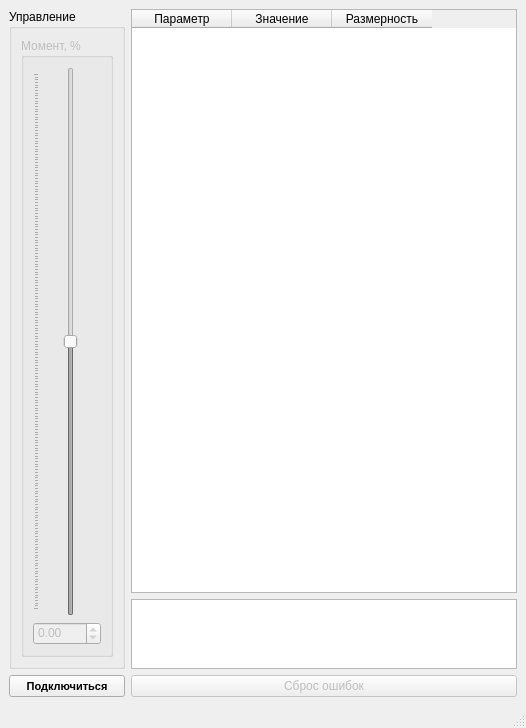
<?xml version="1.0" encoding="UTF-8"?>
<ui version="4.0">
 <class>MainWindow</class>
 <widget class="QMainWindow" name="MainWindow">
  <property name="geometry">
   <rect>
    <x>0</x>
    <y>0</y>
    <width>526</width>
    <height>728</height>
   </rect>
  </property>
  <property name="sizePolicy">
   <sizepolicy hsizetype="Preferred" vsizetype="Preferred">
    <horstretch>2</horstretch>
    <verstretch>0</verstretch>
   </sizepolicy>
  </property>
  <property name="windowTitle">
   <string>Теневая для диностенда</string>
  </property>
  <property name="documentMode">
   <bool>false</bool>
  </property>
  <property name="dockOptions">
   <set>QMainWindow::AnimatedDocks</set>
  </property>
  <widget class="QWidget" name="centralwidget">
   <layout class="QGridLayout" name="gridLayout_2" rowstretch="10,1,0" columnstretch="1,6">
    <item row="1" column="1">
     <widget class="QTextBrowser" name="textBrowser"/>
    </item>
    <item row="0" column="1">
     <widget class="QTableWidget" name="vmu_param_table">
      <column>
       <property name="text">
        <string>Параметр</string>
       </property>
      </column>
      <column>
       <property name="text">
        <string>Значение</string>
       </property>
      </column>
      <column>
       <property name="text">
        <string>Размерность</string>
       </property>
      </column>
     </widget>
    </item>
    <item row="2" column="1">
     <widget class="QPushButton" name="reset_faults">
      <property name="enabled">
       <bool>false</bool>
      </property>
      <property name="text">
       <string>Сброс ошибок</string>
      </property>
     </widget>
    </item>
    <item row="2" column="0">
     <widget class="QPushButton" name="connect_btn">
      <property name="sizePolicy">
       <sizepolicy hsizetype="Minimum" vsizetype="Minimum">
        <horstretch>0</horstretch>
        <verstretch>0</verstretch>
       </sizepolicy>
      </property>
      <property name="minimumSize">
       <size>
        <width>0</width>
        <height>0</height>
       </size>
      </property>
      <property name="baseSize">
       <size>
        <width>0</width>
        <height>0</height>
       </size>
      </property>
      <property name="font">
       <font>
        <pointsize>8</pointsize>
        <weight>75</weight>
        <bold>true</bold>
       </font>
      </property>
      <property name="text">
       <string>Подключиться</string>
      </property>
     </widget>
    </item>
    <item row="0" column="0" rowspan="2">
     <widget class="QGroupBox" name="groupBox">
      <property name="minimumSize">
       <size>
        <width>0</width>
        <height>480</height>
       </size>
      </property>
      <property name="title">
       <string>Управление </string>
      </property>
      <layout class="QGridLayout" name="gridLayout">
       <item row="1" column="0">
        <widget class="QGroupBox" name="power_box">
         <property name="enabled">
          <bool>false</bool>
         </property>
         <property name="title">
          <string>Момент, %</string>
         </property>
         <layout class="QVBoxLayout" name="verticalLayout_2" stretch="0,10">
          <item>
           <widget class="QSlider" name="power_slider">
            <property name="enabled">
             <bool>false</bool>
            </property>
            <property name="sizePolicy">
             <sizepolicy hsizetype="Preferred" vsizetype="Expanding">
              <horstretch>0</horstretch>
              <verstretch>0</verstretch>
             </sizepolicy>
            </property>
            <property name="layoutDirection">
             <enum>Qt::LeftToRight</enum>
            </property>
            <property name="minimum">
             <number>-100</number>
            </property>
            <property name="maximum">
             <number>100</number>
            </property>
            <property name="value">
             <number>0</number>
            </property>
            <property name="orientation">
             <enum>Qt::Vertical</enum>
            </property>
            <property name="tickPosition">
             <enum>QSlider::TicksAbove</enum>
            </property>
           </widget>
          </item>
          <item>
           <widget class="QDoubleSpinBox" name="power_spinbox">
            <property name="enabled">
             <bool>false</bool>
            </property>
            <property name="sizePolicy">
             <sizepolicy hsizetype="MinimumExpanding" vsizetype="Fixed">
              <horstretch>0</horstretch>
              <verstretch>0</verstretch>
             </sizepolicy>
            </property>
            <property name="alignment">
             <set>Qt::AlignLeading|Qt::AlignLeft|Qt::AlignTop</set>
            </property>
            <property name="minimum">
             <double>-100.000000000000000</double>
            </property>
           </widget>
          </item>
         </layout>
        </widget>
       </item>
      </layout>
     </widget>
    </item>
   </layout>
  </widget>
  <widget class="QStatusBar" name="statusbar"/>
 </widget>
 <resources/>
 <connections/>
</ui>
